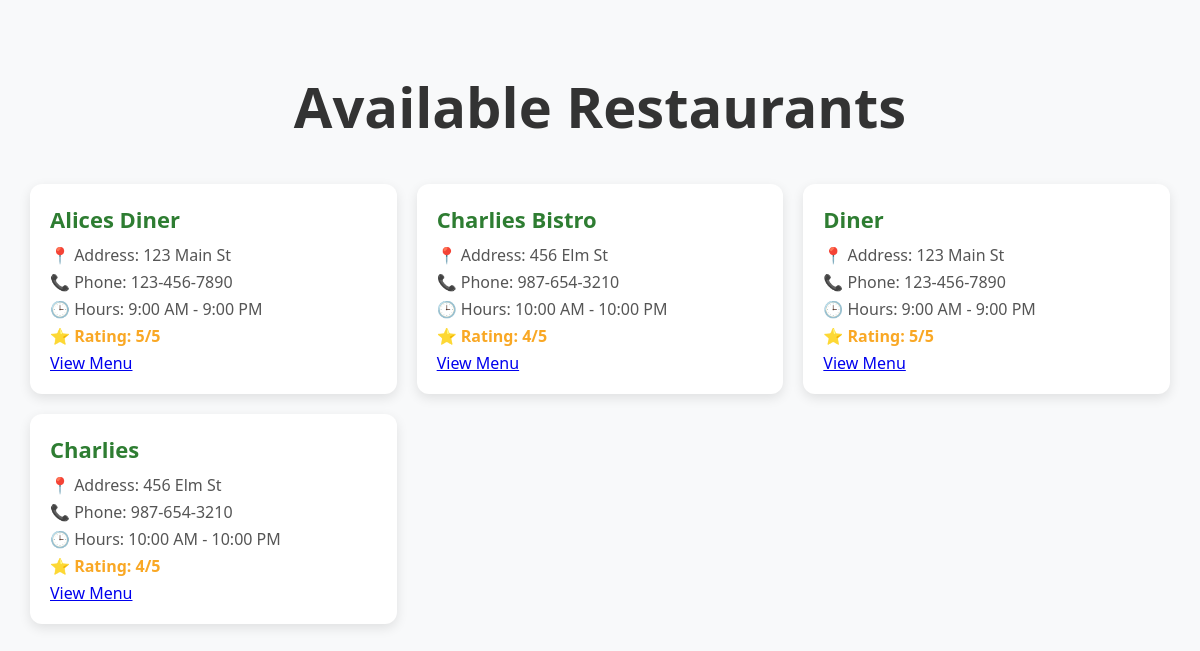
The page /restaurants (signed in) on the database its author committed.
### tables this page shows
CREATE TABLE Reviews (
    ReviewID INTEGER PRIMARY KEY AUTOINCREMENT,
    UserID INTEGER NOT NULL,
    RestaurantID INTEGER NOT NULL,
    Rating INTEGER CHECK(Rating BETWEEN 1 AND 5) NOT NULL,
    Comment TEXT,
    ReviewDate DATETIME DEFAULT CURRENT_TIMESTAMP,
    FOREIGN KEY (UserID) REFERENCES Users(UserID),
    FOREIGN KEY (RestaurantID) REFERENCES Restaurants(RestaurantID)
);

CREATE TABLE Restaurants (
    RestaurantID INTEGER PRIMARY KEY AUTOINCREMENT,
    OwnerID INTEGER NOT NULL,
    Name TEXT NOT NULL,
    Address TEXT NOT NULL,
    PhoneNumber TEXT NOT NULL,
    OpeningHours TEXT NOT NULL,
    FOREIGN KEY (OwnerID) REFERENCES Users(UserID)
);

### app.py (the view)
@app.route('/restaurants')
@login_required
def restaurants():
    restaurants = get_restaurants()
    print(restaurants)
    return render_template('restaurants.html', restaurants=restaurants)

### app.py (called while the page is built)
def login_required(f):
    @wraps(f)
    def decorated_function(*args, **kwargs):
        if 'UserID' not in session:
            flash("You need to be logged in to access this page.", "error")
            return redirect(url_for('signin'))
        return f(*args, **kwargs)
    return decorated_function

### appUtils.py (called while the page is built)
def get_db_connection():
    conn = sqlite3.connect('database.db')
    conn.row_factory = sqlite3.Row  # Makes fetching results easier
    return conn

def get_restaurants():
    conn = get_db_connection()
    cursor = conn.cursor()
    cursor.execute("SELECT * FROM Restaurants JOIN Reviews ON Restaurants.RestaurantID = Reviews.RestaurantID")
    restaurants = cursor.fetchall()  # returns a list of all rows in the table
    conn.close()
    return restaurants # Return the list of restaurants

### templates/restaurants.html (shortened to what this page needs)
<!DOCTYPE html>
<html lang="en">
<head>
    <link rel="stylesheet" href="{{ url_for('static', filename='style.css') }}">
</head>
<body>
    <h1>Available Restaurants</h1>
    <div class="restaurant-container">
        {% for restaurant in restaurants %}
            <div class="restaurant-card">
                <div class="restaurant-name">{{ restaurant['name'] }}</div>
                <div class="restaurant-info">📍 Address: {{ restaurant['address'] }}</div>
                <div class="restaurant-info">📞 Phone: {{ restaurant['PhoneNumber'] }}</div>
                <div class="restaurant-info">🕒 Hours: {{ restaurant['openinghours'] }}</div>
                <div class="restaurant-info rating">⭐ Rating: {{ restaurant['rating'] }}/5</div>
                <a href="{{ url_for('show_menu', restaurant_id=restaurant['restaurantid']) }}">View Menu</a>
            </div>
        {% endfor %}
    </div>
</body>
</html>

### static/style.css (style rules this page uses)
body { margin: 0; padding: 0; font-family: 'Segoe UI', Tahoma, Geneva, Verdana, sans-serif; }
h1 { font-size: 3.5em; margin-bottom: 20px; }
.restaurant-container { display: grid; grid-template-columns: repeat(auto-fit, minmax(320px, 1fr)); gap: 20px; max-width: 1200px; margin: 0 auto; }
.restaurant-card { background-color: white; padding: 20px; border-radius: 12px; box-shadow: 0 4px 12px rgba(0,0,0,0.1); transition: transform 0.2s ease; }
.restaurant-name { font-size: 22px; font-weight: bold; color: #2e7d32; margin-bottom: 10px; }
.restaurant-info { margin: 5px 0; color: #555; }
.rating { font-weight: bold; color: #f9a825; }

### templates/restaurants.html (style rules this page uses)
body { font-family: 'Segoe UI', sans-serif; background-color: #f8f9fa; margin: 0; padding: 30px; }
h1 { text-align: center; color: #333; margin-bottom: 40px; }

### rows shown on the page
Reviews: name "Alices Diner", address "123 Main St", PhoneNumber "123-456-7890", openinghours "9:00 AM - 9:00 PM", rating "5"
Reviews: name "Charlies Bistro", address "456 Elm St", PhoneNumber "987-654-3210", openinghours "10:00 AM - 10:00 PM", rating "4"
Reviews: name "Diner", address "123 Main St", PhoneNumber "123-456-7890", openinghours "9:00 AM - 9:00 PM", rating "5"
Reviews: name "Charlies", address "456 Elm St", PhoneNumber "987-654-3210", openinghours "10:00 AM - 10:00 PM", rating "4"
